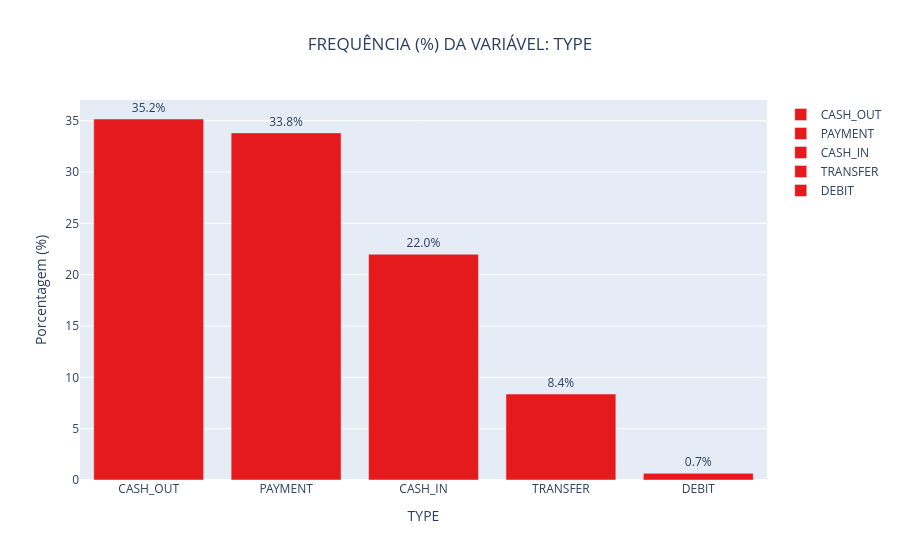

The notebook cell this image was saved under:
### Code cell
vis.grafico_frequencia_percentual_alvo(df.to_pandas(), 'type')

### Figure 1 — Plotly figure (JSON) as saved in the notebook; plotly's stock layout.template omitted (floating-point values rounded to 4 significant figures)
{"data": [{"hovertemplate": "type=%{x}<br>percentual=%{y}<extra></extra>", "legendgroup": "CASH_OUT", "marker": {"color": "rgb(228,26,28)", "pattern": {"shape": ""}}, "name": "CASH_OUT", "orientation": "v", "showlegend": true, "textposition": "outside", "texttemplate": "%{y:.1f}%", "type": "bar", "x": ["CASH_OUT"], "xaxis": "x", "y": [35.17], "yaxis": "y"}, {"hovertemplate": "type=%{x}<br>percentual=%{y}<extra></extra>", "legendgroup": "PAYMENT", "marker": {"color": "rgb(228,26,28)", "pattern": {"shape": ""}}, "name": "PAYMENT", "orientation": "v", "showlegend": true, "textposition": "outside", "texttemplate": "%{y:.1f}%", "type": "bar", "x": ["PAYMENT"], "xaxis": "x", "y": [33.81], "yaxis": "y"}, {"hovertemplate": "type=%{x}<br>percentual=%{y}<extra></extra>", "legendgroup": "CASH_IN", "marker": {"color": "rgb(228,26,28)", "pattern": {"shape": ""}}, "name": "CASH_IN", "orientation": "v", "showlegend": true, "textposition": "outside", "texttemplate": "%{y:.1f}%", "type": "bar", "x": ["CASH_IN"], "xaxis": "x", "y": [21.99], "yaxis": "y"}, {"hovertemplate": "type=%{x}<br>percentual=%{y}<extra></extra>", "legendgroup": "TRANSFER", "marker": {"color": "rgb(228,26,28)", "pattern": {"shape": ""}}, "name": "TRANSFER", "orientation": "v", "showlegend": true, "textposition": "outside", "texttemplate": "%{y:.1f}%", "type": "bar", "x": ["TRANSFER"], "xaxis": "x", "y": [8.376], "yaxis": "y"}, {"hovertemplate": "type=%{x}<br>percentual=%{y}<extra></extra>", "legendgroup": "DEBIT", "marker": {"color": "rgb(228,26,28)", "pattern": {"shape": ""}}, "name": "DEBIT", "orientation": "v", "showlegend": true, "textposition": "outside", "texttemplate": "%{y:.1f}%", "type": "bar", "x": ["DEBIT"], "xaxis": "x", "y": [0.6512], "yaxis": "y"}], "layout": {"barmode": "relative", "legend": {"title": {}, "tracegroupgap": 0}, "title": {"text": "FREQUÊNCIA (%) DA VARIÁVEL: TYPE", "x": 0.5}, "xaxis": {"anchor": "y", "categoryarray": ["CASH_OUT", "PAYMENT", "CASH_IN", "TRANSFER", "DEBIT"], "categoryorder": "array", "domain": [0, 1], "title": {"text": "TYPE"}}, "yaxis": {"anchor": "x", "domain": [0, 1], "title": {"text": "Porcentagem (%)"}}}}
